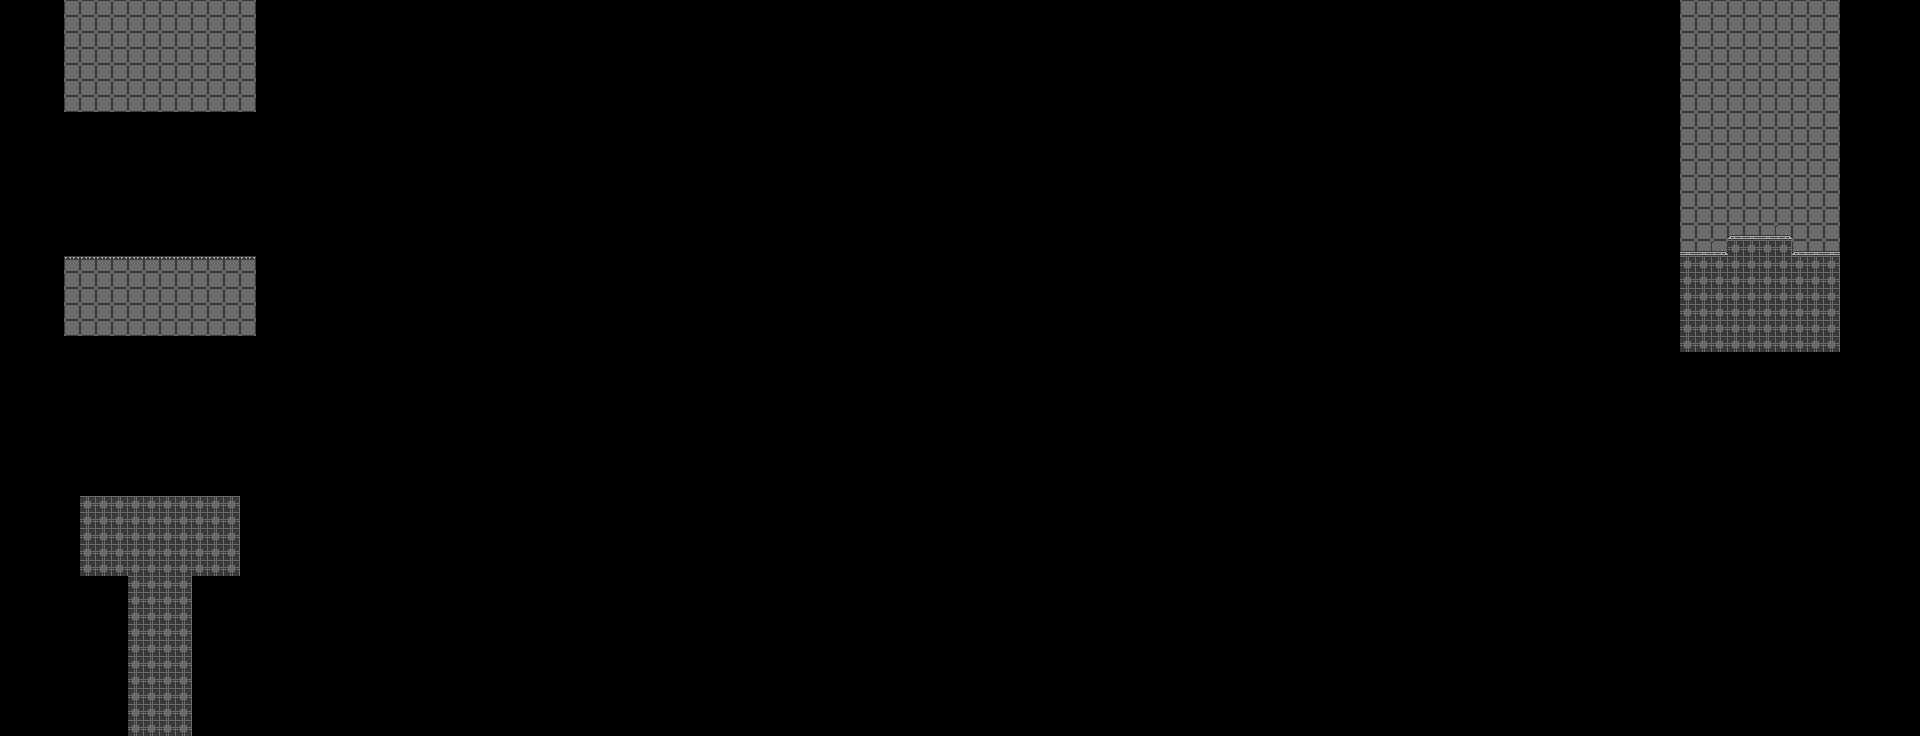

This game map was drawn from its Tiled (.tmx) file and the tilesets committed beside it. A one-line description and the trimmed map source follow:
An orthogonal 120x46 tile map with 16x16 px tiles, 1 tile layer (Background).

<map version="1.10" tiledversion="1.11.0" orientation="orthogonal" renderorder="right-down" width="120" height="46" tilewidth="16" tileheight="16" infinite="0" nextlayerid="2" nextobjectid="1">
 <tileset firstgid="1" source="../../Tilesets/Outdoor/SpaceElevatorIndustrial.tsx" />
 <layer id="1" name="Background" width="120" height="46">
  <properties>
   <property name="unity:SortingLayer" value="Background" />
  </properties>
  <data>[5520 cells, 454 non-empty, 6 distinct tile ids]</data>
 </layer>
</map>
